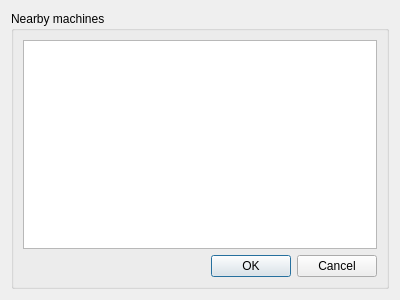
<?xml version="1.0" encoding="UTF-8"?>
<ui version="4.0">
 <class>ConnectToMachine</class>
 <widget class="QDialog" name="ConnectToMachine">
  <property name="geometry">
   <rect>
    <x>0</x>
    <y>0</y>
    <width>400</width>
    <height>300</height>
   </rect>
  </property>
  <property name="windowTitle">
   <string>Dialog</string>
  </property>
  <layout class="QVBoxLayout" name="verticalLayout_2">
   <item>
    <widget class="QGroupBox" name="groupBox">
     <property name="title">
      <string>Nearby machines</string>
     </property>
     <layout class="QVBoxLayout" name="verticalLayout">
      <item>
       <widget class="QListWidget" name="listWidget"/>
      </item>
      <item>
       <widget class="QDialogButtonBox" name="buttonBox">
        <property name="orientation">
         <enum>Qt::Horizontal</enum>
        </property>
        <property name="standardButtons">
         <set>QDialogButtonBox::Cancel|QDialogButtonBox::Ok</set>
        </property>
       </widget>
      </item>
     </layout>
    </widget>
   </item>
  </layout>
 </widget>
 <resources/>
 <connections>
  <connection>
   <sender>buttonBox</sender>
   <signal>accepted()</signal>
   <receiver>ConnectToMachine</receiver>
   <slot>accept()</slot>
   <hints>
    <hint type="sourcelabel">
     <x>248</x>
     <y>254</y>
    </hint>
    <hint type="destinationlabel">
     <x>157</x>
     <y>274</y>
    </hint>
   </hints>
  </connection>
  <connection>
   <sender>buttonBox</sender>
   <signal>rejected()</signal>
   <receiver>ConnectToMachine</receiver>
   <slot>reject()</slot>
   <hints>
    <hint type="sourcelabel">
     <x>316</x>
     <y>260</y>
    </hint>
    <hint type="destinationlabel">
     <x>286</x>
     <y>274</y>
    </hint>
   </hints>
  </connection>
 </connections>
</ui>
